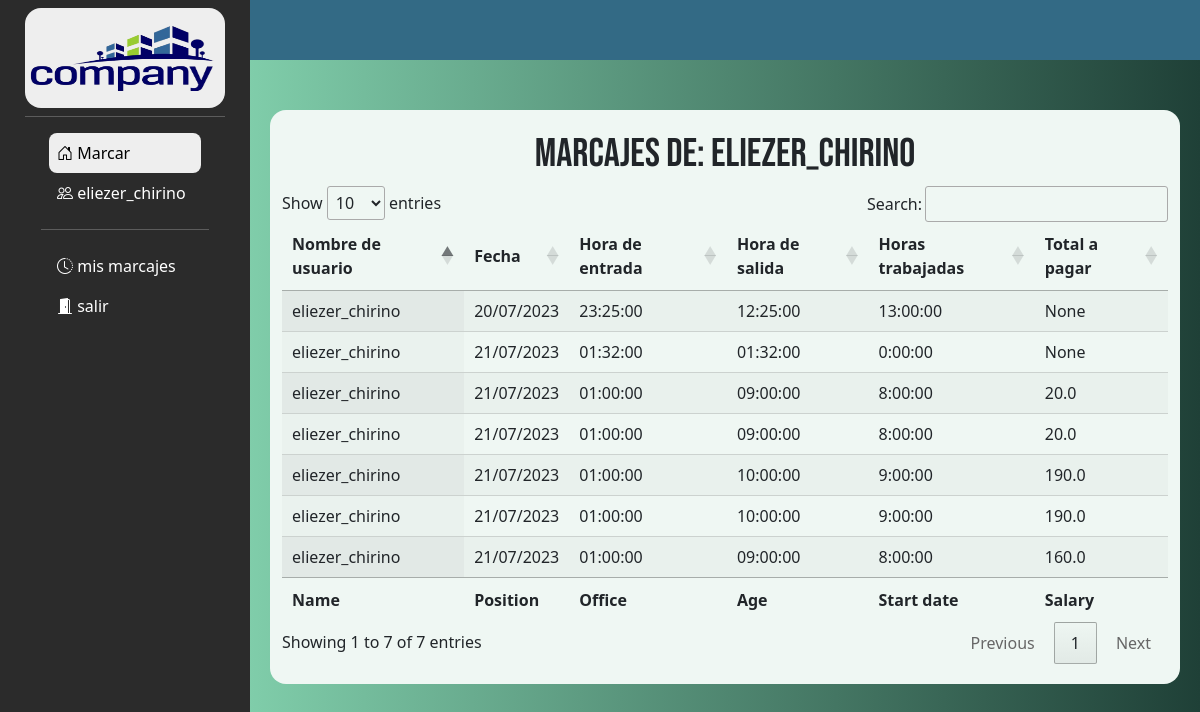
/marcas (signed in), run on the app's committed database.
### tables this page shows
CREATE TABLE horarios (ID_horarios INTEGER PRIMARY KEY, username VARCHAR (50), fecha DATE, hora_entrada TIME, hora_salida TIME, hora_trabajada INTEGER, pago REAL);

### main.py (the view)
@app.route("/marcas", methods=["GET","POST"])
def marcas():
    titulo = "marcas"
    marcaje_form= forms.marcaje(request.form)
    if 'user' in session:
        username = session['user']
    connect=sqlite3.connect(horarios_bd)
    cursor= connect.cursor()
    sentencia1 = "SELECT * FROM horarios WHERE username = ?"
    entradas = cursor.execute(sentencia1, (username,))
    resultado = entradas.fetchall()
    """datos = []
    for fila in resultado:
        diccionario = {
            'nombre': fila[1],
            'fecha': fila[2],
            'hora_entrada': fila[3],
            'hora_salida': fila[4],
            'hora_trabajada': fila[5],
            'pago': fila[6]
        # Agrega aquí más claves y valores según las columnas de tu tabla
    }
    datos.append(diccionario)
    print(diccionario['nombre'])"""
    connect.commit()
    connect.close()
    return render_template("marcas.html", titulo=titulo, form=marcaje_form, user=username, vars=resultado)

### forms.py
class marcaje(Form):
    hora_entrada=TimeField("")
    hora_salida=TimeField("")

### templates/marcas.html (shortened to what this page needs)
{% extends "base/base.html" %}
{% block body %}
<article class="registro_horas" style="padding-left: 270px; padding-right: 20px;">
    <div class="container" >
        <h3 class="aja">marcajes de: {{user}}</h3>
    <table id="example" class="display" style="width:100%">
        <thead>
            <tr>
                <th>Nombre de usuario</th>
                <th>Fecha</th>
                <th>Hora de entrada</th>
                <th>Hora de salida</th>
                <th>Horas trabajadas</th>
                <th>Total a pagar</th>
            </tr>
        </thead>
        <tbody>
            {% for fila in vars %}
            <tr>
                <td>{{ fila[1] }}</td>
                <td>{{ fila[2] }}</td>
                <td>{{ fila[3] }}</td>
                <td>{{ fila[4] }}</td>
                <td>{{ fila[5] }}</td>
                <td>{{ fila[6] }}</td>
            </tr>
            {% endfor %}
        </tbody>
        <tfoot>
            <tr>
                <th>Name</th>
                <th>Position</th>
                <th>Office</th>
                <th>Age</th>
                <th>Start date</th>
                <th>Salary</th>
            </tr>
        </tfoot>
    </table>
</div>
</article>
{% endblock %}

### templates/base/base.html (shortened to what this page needs)
<!DOCTYPE html>
<html lang="en">
<head>
    <link rel="stylesheet" href="{{ url_for('static', filename = 'css/stilos.css') }}">
    <link rel="stylesheet" href="https://cdn.datatables.net/1.13.5/css/jquery.dataTables.min.css">
    <link rel="stylesheet" href="https://cdn.jsdelivr.net/npm/bootstrap-icons@1.10.3/font/bootstrap-icons.css">
    <link rel="stylesheet" href="https://cdn.jsdelivr.net/npm/bootstrap@5.3.0-alpha1/dist/css/bootstrap.min.css">
</head>
<body>
    <div class="main-container d-flex justify-content-between" >
        <div class="sidevar d-flex justify-content-center" id="side_nav">
            <div class="header-box px-2 pt-2 pb-4 " style="position: fixed;" >
                    <div class="d-flex justify-content-center" style="background-color: #eee; border-radius: 16px;">
                        <img src="{{ url_for('static', filename = 'img/companybg.png') }}" alt="" style="height: 100px; width: 200px;">
                    </div>
            <hr class=" mt-2 w-100 " style="border-color: #eee">
            <ul class="list-unstyled px-4" id="ll">
                <li class="active">
                    <a href="registro" class="text-decoration-none px-2 py-2 d-block "><i class="bi bi-house-door"></i> Marcar </a>
                </li>
                <li class="">
                    <a href="#"  class="text-decoration-none  px-2 py-2 d-block "><i class="bi bi-people"></i> {{user}}</a>
                </li>
            </ul>
            <hr class="h-color mx-3" style="border-color: #eee">
            <ul class="list-unstyled px-4">
                <li class="">
                    <a href="marcas" class="text-decoration-none  px-2 py-2 d-block "><i class="bi bi-clock-history"></i></i> mis marcajes </a>
                </li>
                <li class="">
                    <a href="/" class="text-decoration-none  px-2 py-2 d-block "><i class="bi bi-door-open-fill"></i></i> salir </a>
                </li>
                </ul>
              </div>
        </div>
            <div class="content w-100">
              <nav class="navbar navbar-expand-md navbar-light" >
                </nav>
            {% block body %}
            {% endblock %}
        </div>
        </div>
</body>
</html>

### static/css/stilos.css (style rules this page uses)
body { font-family: 'Rubik', sans-serif; overflow-x: hidden; background: #1f4037; background: -webkit-linear-gradient(to right, #99f2c8, #1f4037); background: linear-gradient(to right, #99f2c8, #1f4037); }
#side_nav { background: #2b2b2b; min-width: 250px; max-width: 250px; transition: all 0.2s; height: 100%; position: fixed; z-index: 2; }
.navbar { height: 60px; background-color: #336a85; }
.content { min-height: 100vh; width: 100%; }
.sidevar li.active { background: #eee; border-radius: 8px; }
.sidevar li.active a, .sidevar li.active a:hover { color: #000; }
.sidevar li a { color: #fff; }
article.registro_horas { width: 100%; margin-bottom: 40PX; display: flex; justify-content: center; }
h3.aja { font-family: 'Bebas Neue', sans-serif; text-align: center; font-size: 40px; }
.container { width: 90%; background-color: #eff7f3; padding: 20px 30px 20px 30px; margin-top: 50px; border-radius: 16px; }

### data on the page
horarios: username "eliezer_chirino", fecha "20/07/2023", hora_entrada "23:25:00", hora_salida "12:25:00", hora_trabajada "13:00:00", fila "None"
horarios: username "eliezer_chirino", fecha "21/07/2023", hora_entrada "01:32:00", hora_salida "01:32:00", hora_trabajada "0:00:00", fila "None"
horarios: username "eliezer_chirino", fecha "21/07/2023", hora_entrada "01:00:00", hora_salida "09:00:00", hora_trabajada "8:00:00", pago "20.0"
horarios: username "eliezer_chirino", fecha "21/07/2023", hora_entrada "01:00:00", hora_salida "09:00:00", hora_trabajada "8:00:00", pago "20.0"
horarios: username "eliezer_chirino", fecha "21/07/2023", hora_entrada "01:00:00", hora_salida "10:00:00", hora_trabajada "9:00:00", pago "190.0"
horarios: username "eliezer_chirino", fecha "21/07/2023", hora_entrada "01:00:00", hora_salida "10:00:00", hora_trabajada "9:00:00", pago "190.0"
horarios: username "eliezer_chirino", fecha "21/07/2023", hora_entrada "01:00:00", hora_salida "09:00:00", hora_trabajada "8:00:00", pago "160.0"

### other printed values
{{ user }} "eliezer_chirino"
